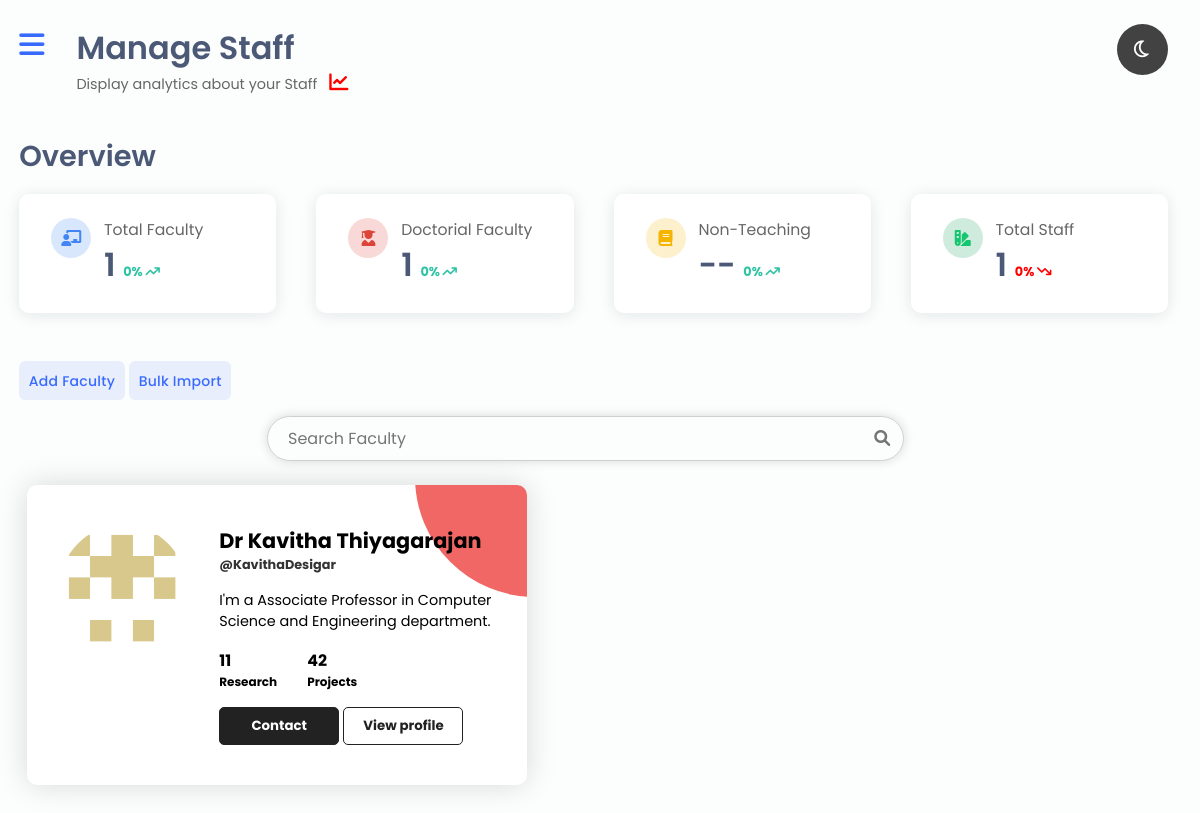
/staff/manage_staff/ (signed in), run on the app's committed database.
### akira_apps/staff/models.py (models this page shows, shortened)
class Staff(models.Model):
    BRANCH_CHOICES = [
        ("","Branch Name"),
        ("Computer Science and Engineering","Computer Science and Engineering"),
        ("Aerospace/aeronautical Engineering","Aerospace/aeronautical Engineering"),
        ("Chemical Engineering","Chemical Engineering"),
        ("Civil Engineering","Civil Engineering"),
        ("Electronics and Communications Engineering","Electronics and Communications Engineering"),
        ("Electrical and Electronics Engineering","Electrical and Electronics Engineering"),
        ("Petroleum Engineering","Petroleum Engineering"),
        ("Bio Technology","Bio Technology"),
        ("Mechanical Engineering","Mechanical Engineering"),
    ]
    id = models.UUIDField(primary_key = True, unique = True, default = uuid.uuid4, editable = False)
    user = models.OneToOneField(User, unique=True, on_delete = models.CASCADE)
    name_prefix = models.CharField(max_length = 10, blank = True, null = True)
    gender = models.CharField(max_length=14, choices = GENDER_CHOICES, default=1)
    date_of_birth = models.DateField(default='1975-01-01')
    door_no = models.CharField(max_length=100, default="A-BCD, On Earth")
    zip_code = models.CharField(max_length=8, default="123456")
    city_name = models.CharField(max_length=50, default="Vijayawada")
    state_name = models.CharField(max_length=50, default="Andhra Pradesh")
    country_name = models.CharField(max_length=50, default="India")
    profile_pic = models.ImageField(null=True, blank=True, upload_to='staffs/')
    current_medical_issue = models.TextField(max_length=50)
    blood_group = models.CharField(max_length=18, choices = BLOOD_GROUP_CHOICES, default=1)
    branch = models.CharField(max_length = 50, choices = BRANCH_CHOICES, default=1)
    created_at = models.DateTimeField(auto_now_add=True)
    class Meta:
        ordering = ["created_at"]

### akira_apps/staff/views.py (the view)
# urls.py: path('manage_staff/', views.manage_staff, name = 'manage_staff'),
def manage_staff(request):
    staffs = Staff.objects.all()
    doctorial_faculty = Staff.objects.filter(name_prefix='Dr')
    courses = CourseMC.objects.all()
    context = {
        "staffs":staffs,
        "doctorial_faculty":doctorial_faculty,
        "courses":courses,
    }
    return render(request, 'staff/staff_templates/manage_staff/manage_faculty.html', context)

### akira_apps/staff/templatetags/user_group.py (called while the page is built)
@register.filter
def user_group(value):
    user = User.objects.get(username=value)
    groupList = ', '.join(map(str, user.groups.all()))
    return groupList

### akira_apps/staff/templates/staff/staff_templates/manage_staff/manage_faculty.html (shortened to what this page needs)
{% extends 'side_panel-navbar_dashboard.html' %}
{% load static %}
{% load user_group %}
{% block content %}
{% block analytics-text %}
<h1>Manage Staff</h1>
<p>Display analytics about your Staff <span class="fas fa-chart-line"></span> </p>
{% endblock %}
{% block analytic-overview %}
<section>
  <h3 class="section-head">Overview</h3>
</section>
<div class="analytics">
  <div class="analytic">
      <div class="analytic-icon">
          <span class="fas fa-chalkboard-teacher"></span>
      </div>
      <div class="analytic-info">
          <h4>Total Faculty</h4>
          <h1>{{ staffs|length }} <small class="text-success">0% <i class="fa-solid fa-arrow-trend-up"></i></small></h1>
      </div>
  </div>
  <div class="analytic">
    <div class="analytic-icon">
        <span class="fas fa-user-graduate"></span>
    </div>
    <div class="analytic-info">
        <h4>Doctorial Faculty</h4>
        <h1>{{ doctorial_faculty|length }} <small class="text-success">0% <i class="fa-solid fa-arrow-trend-up"></i></small></h1>
    </div>
  </div>
  <div class="analytic">
      <div class="analytic-icon">
          <span class="fas fa-book"></span>
      </div>
      <div class="analytic-info">
          <h4>Non-Teaching</h4>
          <h1>-- <small class="text-success">0% <i class="fa-solid fa-arrow-trend-up"></i></small></h1>
      </div>
  </div>
  <div class="analytic">
    <div class="analytic-icon">
        <span class="fas fa-swatchbook"></span>
    </div>
    <div class="analytic-info">
        <h4>Total Staff</h4>
        <h1>{{ staffs|length }} <small class="text-danger">0% <i class="fa-solid fa-arrow-trend-down"></i></small></h1>
    </div>
  </div>
</div>
{% endblock %}
{% block manage-faculty %}
<button onClick='window.location="{% url 'add_staff' %}"' class="add-faculty">Add Faculty</button>
<button id="showFormBulkImport" class="add-faculty">Bulk Import</button>
{% if staffs %}
<div class="search-box-container">
  <form method="post" action="" class="form-elements">
    <input type="text" name="search-faculty" id="search-bar" placeholder="Search Faculty" autocomplete="off" required>
    <button type="submit" class="search-icon"><i class="fa-solid fa-magnifying-glass"></i></button>
  </form>
</div>
<div class="list-all-faculty">
  {% for staff in staffs %}
  <div class="staff-profile-card"
  {% if staff.user|user_group == "Head of the Department" %}
  style="--card-top-color: #4172f5aa;"
  {% elif staff.name_prefix == "Dr" %}
  style="--card-top-color: #ef5350e0;"
  {% else %}
  style="--card-top-color: #14c66fab;"
  {% endif %}
  >
    <div class="staff-profile-img">
      <img
        {% if not staff.profile_pic %}
        src="{% get_static_prefix %}Default User Profile Photo/{{staff.user.first_name|capfirst|first}}.png"
        {% else %}
        src="{{ staff.profile_pic.url }}"
        {% endif %}
        alt="staff Profile Pic">
    </div>
    <div class="staff-profile-infos">
      <div class="staff-profile-name">
        <h2>{{ staff.name_prefix }} {{ staff.user.first_name|title }} {{ staff.user.last_name|title }}</h2>
        <h4>@{{ staff.user.username }}</h4>
      </div>
      <p class="staff-profile-text">
        I'm {% if staff.user|user_group == "Head of the Department" %} the {% else %} a {% endif %} {{ staff.user|user_group }} in {{ staff.branch }} department.
      </p>
      <ul class="staff-profile-stats">
        <li>
          <h3>11</h3>
          <h4>Research</h4>
        </li>
        <li>
          <h3>42</h3>
          <h4>Projects</h4>
        </li>
      </ul>
      <div class="staff-profile-links">
        <button class="staff-profile-follow">Contact</button>
        <button class="staff-profile-view" onclick="document.location='{% url 'view_staff' staff.user.username %}'">View profile</button>
      </div>
    </div>
  </div>
  {% endfor %}
</div>
{% else %}
<h1 style="text-align: center; margin-top: 5rem; color: var(--large-text-color);">Data Not Available</h1>
{% endif %}
{% endblock %}
{% endblock %}

### data on the page
Staff: name_prefix "Dr", user.first_name "Kavitha Thiyagarajan", user.username "KavithaDesigar", user|user_group "Associate Professor", branch "Computer Science and Engineering"

### other printed values
{{ staffs|length }} "1"
{{ doctorial_faculty|length }} "1"
